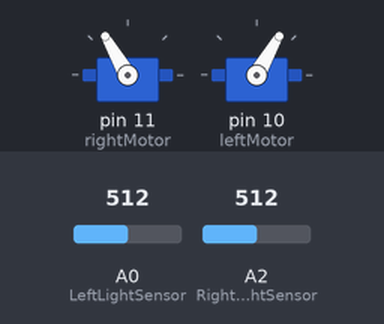
Recording of a sketch running on a simulated Arduino Uno, built with avr-gcc and run on an emulated ATmega328P. Shown: 2 × servo. Inputs (shaded band) come from the test bench; at power-on: A0 (LeftLightSensor) = 512, A2 (RightLightSensor) = 512.

Above: at 1.3 s.
1.4 s: A0 (LeftLightSensor) set to 573
2.9 s: A0 (LeftLightSensor) set to 598
At 3.3 s:
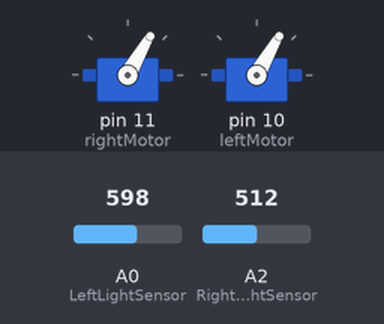
4.5 s: A2 (RightLightSensor) set to 535
At 5.7 s:
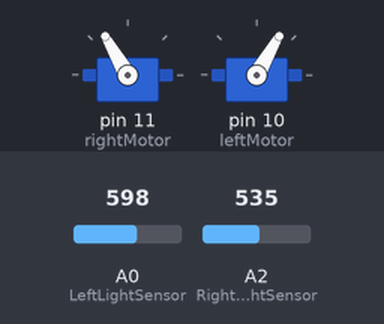
6.0 s: A2 (RightLightSensor) set to 661
7.5 s: A2 (RightLightSensor) set to 691
At 8.7 s:
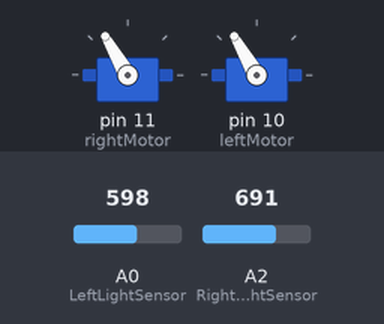
9.0 s: A2 (RightLightSensor) set to 511
At 10.1 s:
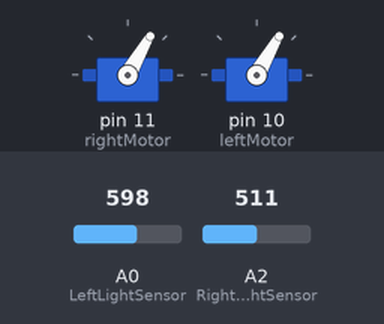
Timing chart, 0 to 11.5 s (numbered marks = the images above; inputs shaded):
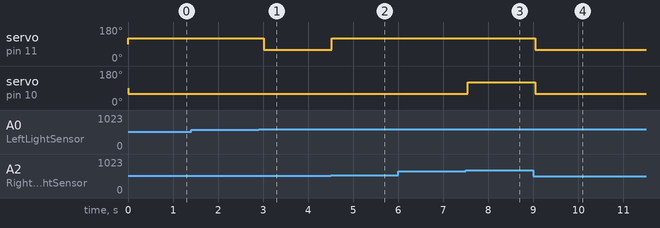

Measured:
- the behaviour switches between 587 and 588 on A0 (LeftLightSensor) (found by bisection; images 0 and 1)
- the behaviour switches between 523 and 524 on A2 (RightLightSensor) (found by bisection; images 1 and 2)
- the behaviour switches between 673 and 674 on A2 (RightLightSensor) (found by bisection; images 2 and 3)
- after the input at 1.4 s, every drawn part: stays the same
- after the input at 2.9 s, servo on pin 11 (rightMotor): 120° → 60° after 0.12 s
- after the input at 4.5 s, servo on pin 11 (rightMotor): 60° → 120° at once
- after the input at 6.0 s, every drawn part: stays the same
- after the input at 7.5 s, servo on pin 10 (leftMotor): 60° → 120° at once
- after the input at 9.0 s, servo on pin 11 (rightMotor), servo on pin 10 (leftMotor): 120° → 60° after 0.05 s

The sketch:

Arduino_Robot_Servo_Motor_Wheels_with_Photoresistors.ino
```cpp
/*  <--- Arduino Light Guidance --->
 *
 * Using this sketch the robot will navigate
 * itself to the brightest light source.
 *
 * Components  used in this sketch
 * ----------
 *  - Arduino Uno
 *  - Breadboard
 *  - 2 x Light Dependent Resistors (Photoresistors)
 *  - 2 x 10kΩ resistors
 *  - 2 x Continuous Rotation Servo (SpringRC SM-S4303R)
 *  - 2 x 330μF capacitors
 *  - Magician Robot Chassis
 *  - 2 x plastic wheels 6cm diameter, 0.7cm width
 *  - 1 x 9V battery and 4 x 1.5V batteries
 *
 *  Libraries
 *  ---------
 *  - Servo.h
 *
 * Connections
 * -----------
 *  The schematic is shown in Chapter Two.
 *  This is not a standalone circuit.
 *
 * Other information
 * -----------------
 *  Always remember to plug in the Servo Motors batteries first and then the Arduino batteries.
 *
 *
 *  Created on February 7 2017 by Evangelos Chantzis
 *
 */

#include <Servo.h> //include Servo library

const int RForward = 120;  //the speed of the servo, maximum speed is 180
const int RBackward = 60;
const int LForward = 60;
const int LBackward = 120;
const int RNeutral = 90;  //centered position
const int LNeutral = 90;

const int RightLightSensor = 2;  //declare the analog pins for the photoresistors
const int LeftLightSensor = 0;

int SensorLeft;
int SensorRight;
int SensorDifference;

Servo leftMotor;  //declare motors
Servo rightMotor;

void setup() {
  rightMotor.attach(11);  //attach motors to proper pins
  leftMotor.attach(10);

  pinMode(LeftLightSensor, INPUT);
  pinMode(RightLightSensor, INPUT);
}

void loop() {

    SensorLeft = 1023 - analogRead(LeftLightSensor);  //read the photoresistors
    delay(1);
    SensorRight = 1023 - analogRead(RightLightSensor);
    delay(1);
    SensorDifference = abs(SensorLeft - SensorRight);

  if (SensorLeft > SensorRight && SensorDifference > 75) {
    leftMotor.write(LBackward); //turn left
    rightMotor.write(RForward);
    delay(500);
  }

  if (SensorLeft < SensorRight && SensorDifference > 75) {
    leftMotor.write(LForward); //turn right
    rightMotor.write(RBackward);
    delay(500);
  }

  else if (SensorDifference < 75) {
    leftMotor.write(LForward); //move forward
    rightMotor.write(RForward);
    delay(500);
   }
}
```
